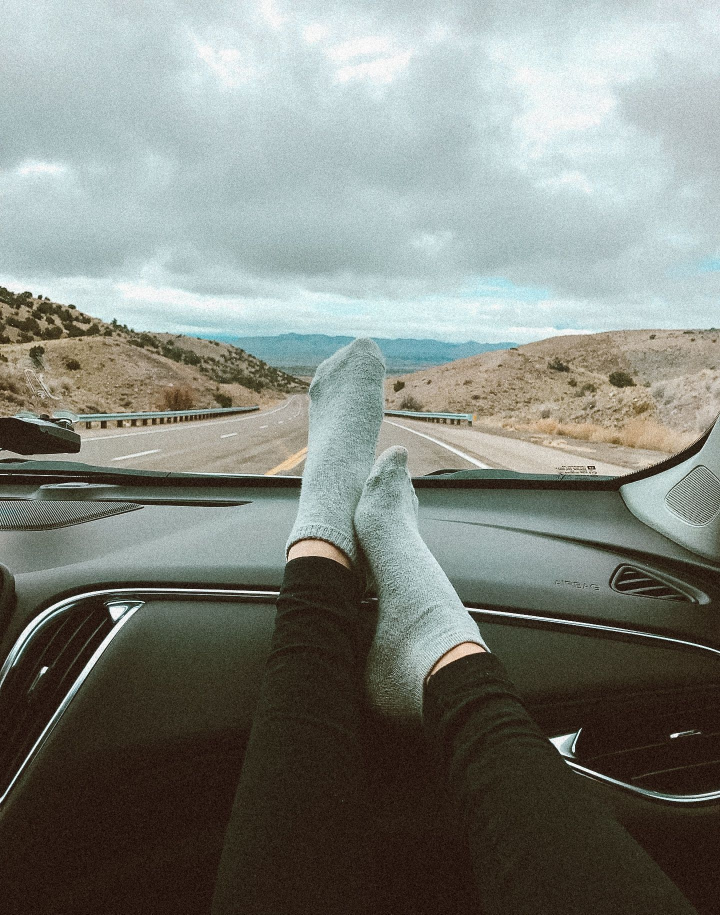
#> input picture myimg.jpg, 1440 x 1829 px (shown at 1/2 size); its folder holds only this picture in this run
$ python basics.py
#> lines starting #> are read from the running program, lines starting #| are printed output that depends on the picture
import cv2
import glob

img = glob.glob('*.jpg')
print(img)

# [6 lines of commented-out code are left out]

for i in img:
    print(i)
    python_img = cv2.imread(i,0)
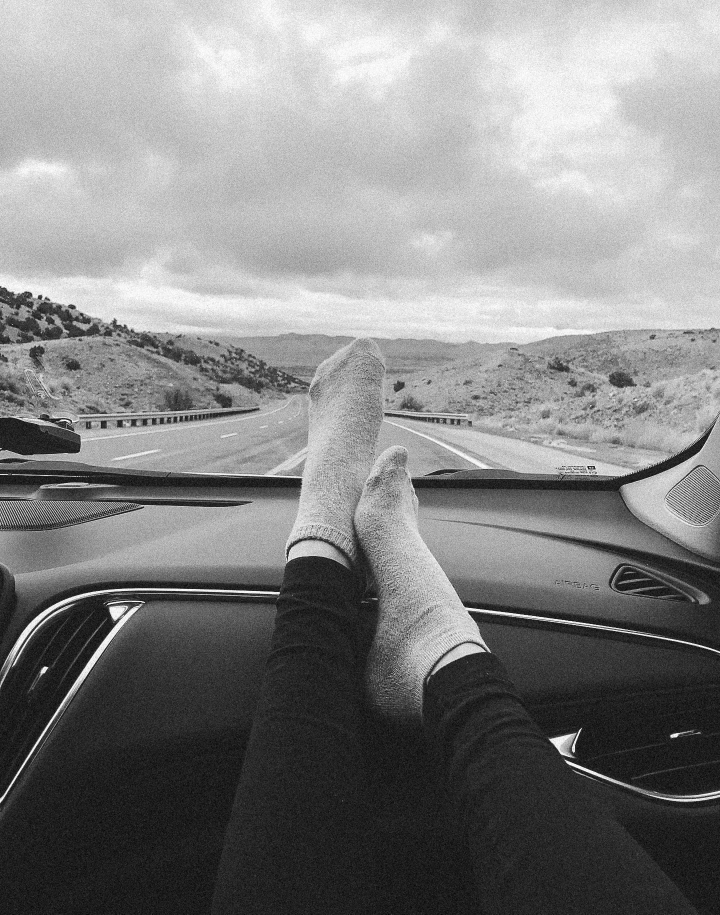
#> python_img: shape (1829, 1440) (shown at 1/2 size); min 0, max 255, mean 130.8
    resized_img = cv2.resize(python_img,(1600,900))
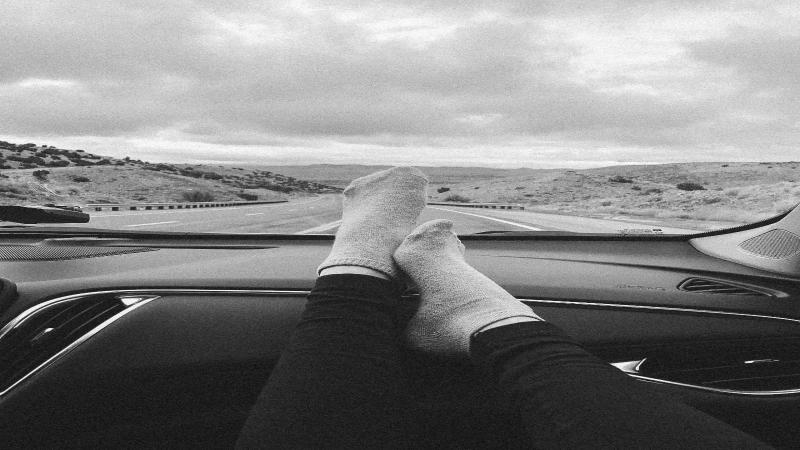
#> resized_img: shape (900, 1600) (shown at 1/2 size); min 1, max 255, mean 130.7
    # resized_python_img=cv2.resize(python_img,(resized_img))
    name = "new" + i + ".jpg"
#resized_img = cv2.resize(img,(1600,900))    #(img.shape[1]//3,img.shape[0]//3))
    cv2.imwrite(name,resized_img)


# [9 lines of commented-out code are left out]

$ run again, on photo.jpg
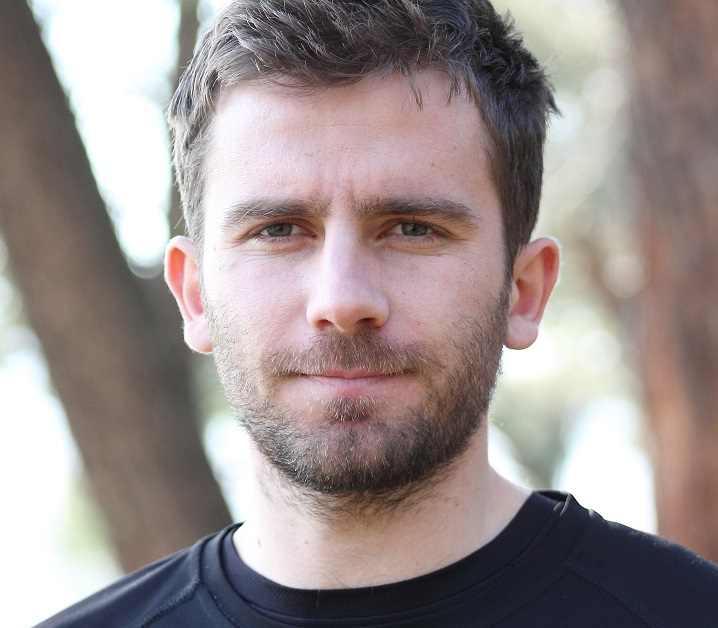
#> input picture photo.jpg, 718 x 628 px
#> `python_img = cv2.imread(i,0)`:
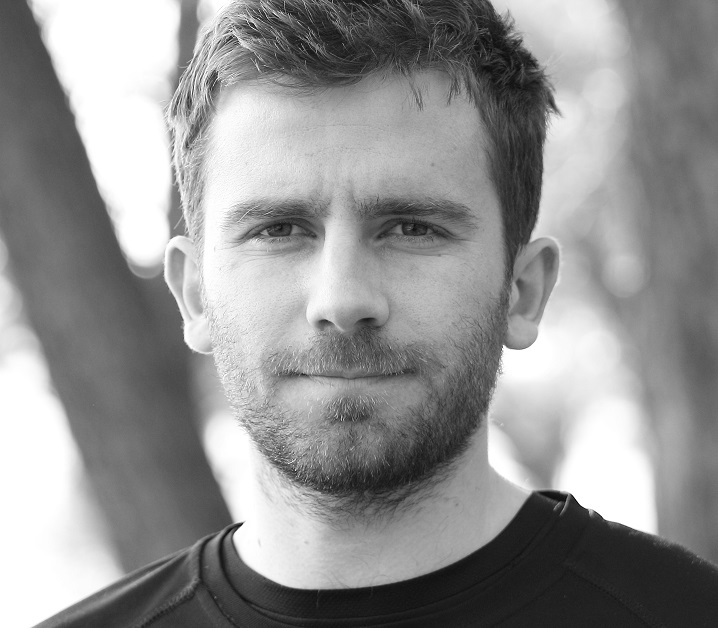
#> python_img: shape (628, 718); min 2, max 255, mean 146.4
#> `resized_img = cv2.resize(python_img,(1600,900))`:
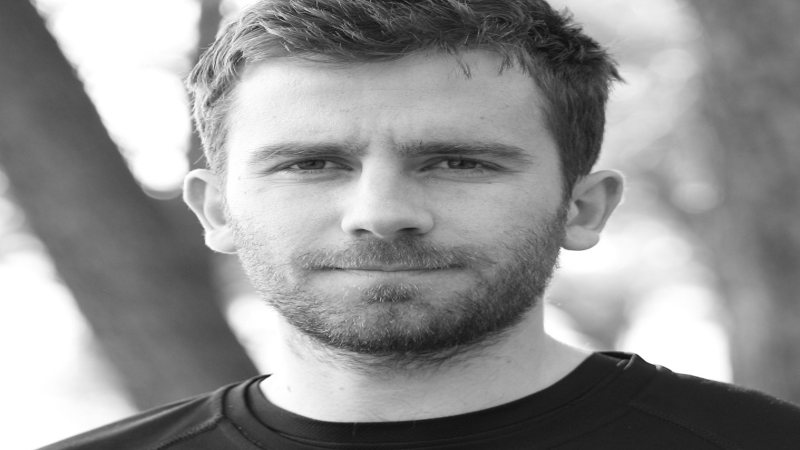
#> resized_img: shape (900, 1600) (shown at 1/2 size); min 14, max 255, mean 146.3

$ run again, on photo2.jpg
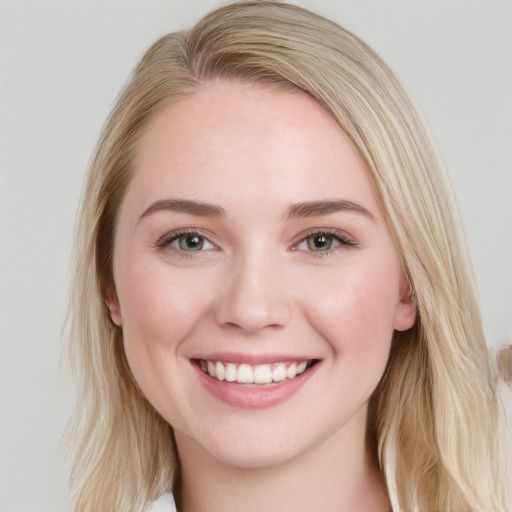
#> input picture photo2.jpg, 512 x 512 px
#> `python_img = cv2.imread(i,0)`:
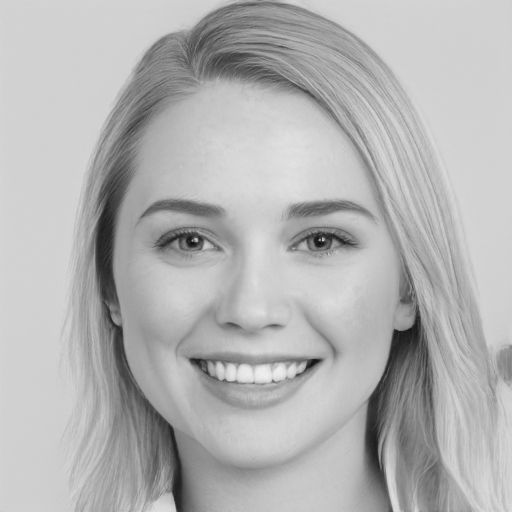
#> python_img: shape (512, 512); min 4, max 243, mean 179
#> `resized_img = cv2.resize(python_img,(1600,900))`:
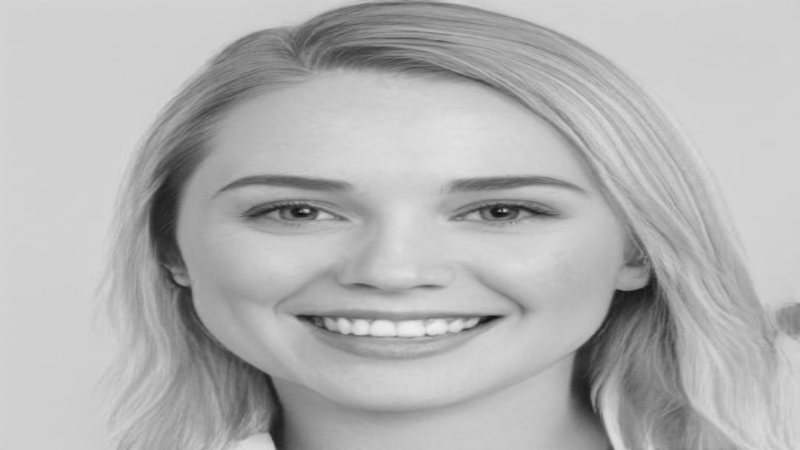
#> resized_img: shape (900, 1600) (shown at 1/2 size); min 9, max 242, mean 178.9

$ run again, on photo3.jpg
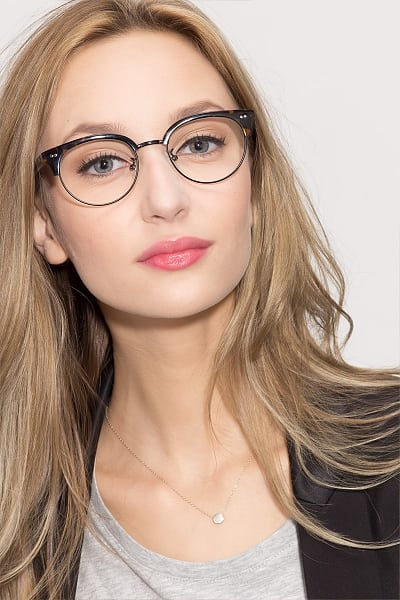
#> input picture photo3.jpg, 400 x 600 px
#> `python_img = cv2.imread(i,0)`:
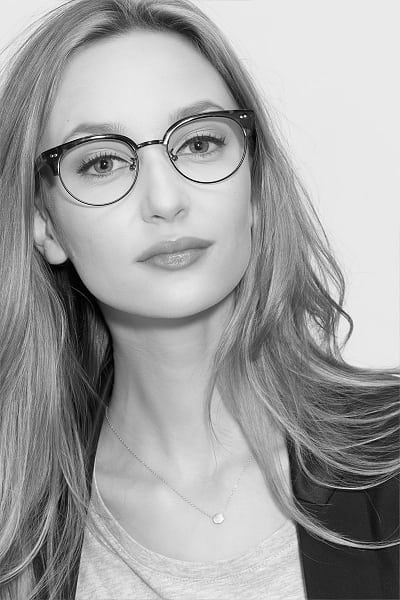
#> python_img: shape (600, 400); min 0, max 255, mean 161.3
#> `resized_img = cv2.resize(python_img,(1600,900))`:
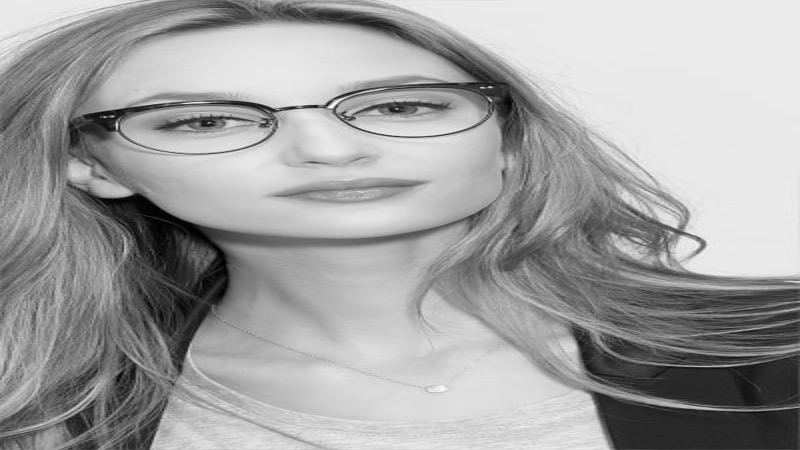
#> resized_img: shape (900, 1600) (shown at 1/2 size); min 0, max 255, mean 161.3
